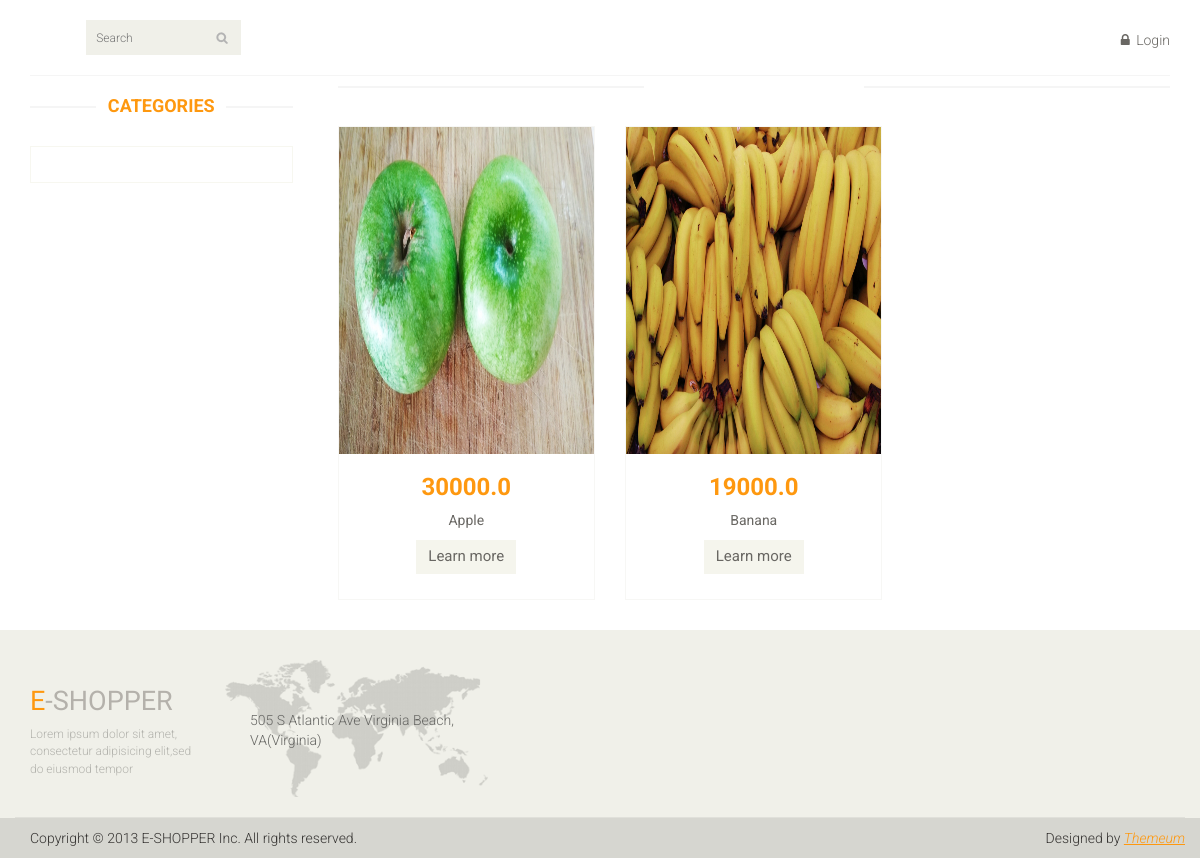
Page /category/1 on the committed database.
### main_page/models.py (models this page shows, shortened)
class Product(models.Model):
    product_name = models.CharField(max_length=150)
    product_price = models.FloatField()
    product_description = models.TextField()
    product_photo = models.ImageField()
    product_category = models.ForeignKey(Category, on_delete=models.CASCADE)

### main_page/views.py (the view)
# urls.py: path('category/<int:pk>',views.get_category),
def get_category(request,pk):
    current_category=models.Category.objects.get(id=pk)
    get_current_category_products = models.Product.objects.filter(product_category=current_category)
    return render(request,'category_product.html',{'products':get_current_category_products})

### main_page/templates/category_product.html (shortened to what this page needs)
{% extends 'index.html' %}
{% block content %}
<section>
		<div class="container">
			<div class="row">
                <div class="col-sm-3">
					<div class="left-sidebar"><br>
						<h2>Categories</h2>
						<div class="panel-group category-products" id="accordian">
						</div>
					</div>
				</div>
				<div class="col-sm-9 padding-right">
					<div class="features_items"><br>
					{% for product in products %}
						<div class="col-sm-4">
							<div class="product-image-wrapper">
								<div class="single-products">
									<div class="productinfo text-center">
										<img src="/{{ product.product_photo }}" alt="" />
										<h2>{{ product.product_price }}</h2>
										<p>{{ product.product_name }}</p>
										<a href="/product/{{ product.id }}" class="btn btn-default add-to-cart">Learn more</a>
									</div>
								</div>
							</div>
						</div>
                    {% endfor %}
                    </div>
				</div>
			</div>
		</div>
	</section>
{% endblock content %}

### main_page/static/css/main.css (style rules this page uses)
body { font-family: 'Roboto', sans-serif; background:; position: relative; font-weight:400px; }
a { -webkit-transition: 300ms; -moz-transition: 300ms; -o-transition: 300ms; transition: 300ms; }
h1, h2, h3, h4, h5, h6 { font-family: 'Roboto', sans-serif; }
.category-products { border: 1px solid #F7F7F0; margin-bottom: 35px; padding-bottom: 20px; padding-top: 15px; }
.left-sidebar h2, .brands_products h2 { color: #FE980F; font-family: 'Roboto', sans-serif; font-size: 18px; font-weight: 700; margin: 0 auto 30px; text-align: center; text-transform: uppercase; position: relative; z-index:3; }
.left-sidebar h2:after, h2.title:after { content: " "; position: absolute; border: 1px solid #f5f5f5; bottom:8px; left: 0; width: 100%; height: 0; z-index: -2; }
.left-sidebar h2:before { content: " "; position: absolute; background: #fff; bottom: -6px; width: 130px; height: 30px; z-index: -1; left: 50%; margin-left: -65px; }
.padding-right { padding-right: 0; }
.features_items { overflow:hidden; }
.product-image-wrapper { border:1px solid #F7F7F5; overflow: hidden; margin-bottom:30px; }
.single-products { position: relative; }
.productinfo h2 { color: #FE980F; font-family: 'Roboto', sans-serif; font-size: 24px; font-weight: 700; }
.productinfo p { font-family: 'Roboto', sans-serif; font-size: 14px; font-weight: 400; color: #696763; }
.productinfo img { width: 255.48px; height: 326.81px; }
.productinfo { position:relative; }
.add-to-cart { background:#F5F5ED; border: 0 none; border-radius: 0; color: #696763; font-family: 'Roboto', sans-serif; font-size: 15px; margin-bottom: 25px; }

### rows in the picture
Product: product_photo (picture), product_price "30000.0", product_name "Apple"
Product: product_photo (picture), product_price "19000.0", product_name "Banana"
